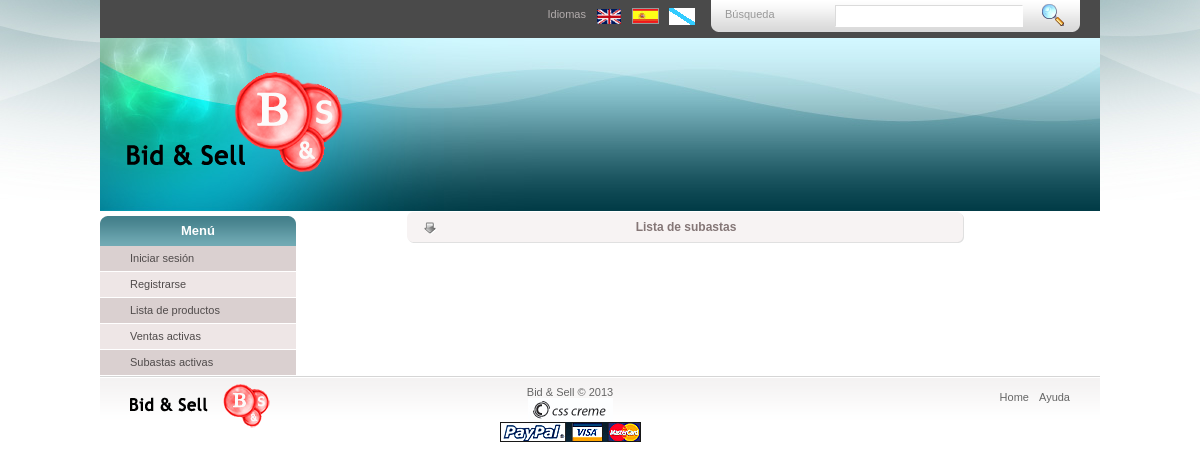
The app's page /index.php?controller=bidding&action=listing, older data.
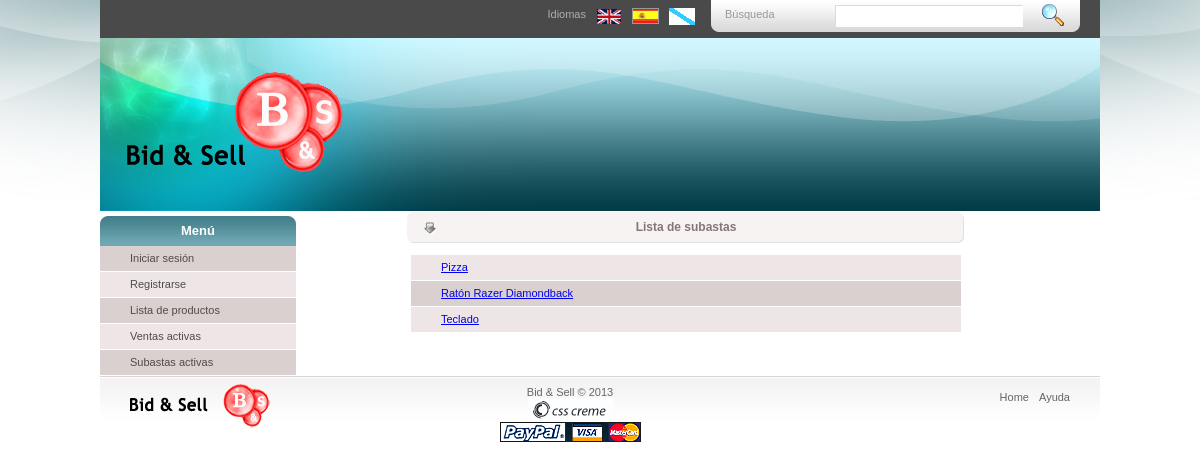
The same page, newer data.
### tables this page shows
CREATE TABLE IF NOT EXISTS `SUBASTA` (
  `idSubasta` int(10) unsigned NOT NULL AUTO_INCREMENT COMMENT 'Identificador unico de subasta. Auto incrementado.',
  `idProducto` int(10) unsigned NOT NULL COMMENT 'Identificador del producto subastado (clave foranea a PRODUCTO.idProducto).',
  `pujaMinima` decimal(9,2) unsigned NOT NULL DEFAULT '5.00' COMMENT 'Puja minima para la subasta (en euros). Dos valores decimales admitidos.',
  `fechaLimite` timestamp NULL DEFAULT NULL COMMENT 'Fecha y hora (TIMESTAMP) limite para la subasta. Puede ser nulo.',
  PRIMARY KEY (`idSubasta`),
  KEY `idProducto` (`idProducto`)
);

CREATE TABLE IF NOT EXISTS `PRODUCTO` (
  `idProducto` int(10) unsigned NOT NULL AUTO_INCREMENT COMMENT 'Identificador unico de producto. Auto incrementado.',
  `propietario` varchar(20) NOT NULL COMMENT 'Login del propietario (clave foranea a USUARIO.login).',
  `estado` enum('pendiente','subasta','venta') NOT NULL DEFAULT 'pendiente' COMMENT 'Estado del producto: en venta, en subasta o aun no establecido (pendiende).',
  `nombre` varchar(255) NOT NULL COMMENT 'Nombre del producto.',
  `descripcion` text COMMENT 'Descripcion del producto. Puede ser nulo.',
  PRIMARY KEY (`idProducto`),
  KEY `propietario` (`propietario`)
);

### views/layouts/application.php (called while the page is built, shortened)
<?php
require "header.php";
$this->yield();
require "footer.php";
?>

### controllers/BiddingsController.php (called while the page is built, shortened)
<?php
class BiddingsController extends Controller
{
    public function listing()
    {
        $biddings = \models\Bidding::findBy(null);
        $list = array();
        foreach ($biddings as $bidding) {
            $product = new \models\Product($bidding->getProductId());
            $list[ ] = [
                "bidding"    => $bidding,
                "product"    => $product
            ];
        }
        $this->view->assign("list", $list);
        $this->view->render("bidding_list");
    }
}
?>

### controllers/Router.php (called while the page is built, shortened)
<?php
class Router
{
    public function routeRequest($request)
    {
        $controller = "controllers\\HomeController";
        if ((isset($request->controller))) {
            $controller = $request->controller;
            $controller = "controllers\\" . ucfirst($controller) . "sController";
        }
        $action = isset($request->action) ? $request->action : "defaultAction";
        if (class_exists($controller) && method_exists($controller,$action)) {
            $controller = new $controller($request);
            $controller->$action();
        } else {
            header("HTTP/1.1 404 Not Found");
            include_once(__DIR__ . "/../assets/static/404.html");
            exit();
        }
    }
}
?>

### index.php (called while the page is built, shortened)
<?php
require_once(__DIR__ . "/components/ClassLoader.php");
$router = new controllers\Router();
$router->routeRequest(new components\Request());
?>

### components/ClassLoader.php (called while the page is built, shortened)
<?php
class ClassLoader
{
    private $namespace;
    private $includePath;
    private $separator    = "\\";
    private $extension    = ".php";
    public function __construct($namespace = null, $includePath = null)
    {
        $this->namespace   = $namespace;
        $this->includePath = $includePath;
    }
    public function loadClass($className)
    {
        $ns = $this->namespace . $this->separator;
        if ($this->namespace === null || $ns === substr($className, 0, strlen($ns))) {
            $fileName  = "";
            $lastNsPos = strripos($className, $this->separator);
            if ($lastNsPos !== false) {
                $namespace = substr($className, 0, $lastNsPos);
                $className = substr($className, $lastNsPos + 1);
                $fileName  = str_replace($this->separator, DIRECTORY_SEPARATOR, $namespace);
                $fileName .= DIRECTORY_SEPARATOR;
            }
            $fileName .= str_replace('_', DIRECTORY_SEPARATOR, $className);
            $fileName .= $this->extension;
            $require = "";
            if ($this->includePath !== null)
                $require .= $this->includePath . DIRECTORY_SEPARATOR;
        }
    }
}
?>

### database/SQLDAO.php (called while the page is built, shortened)
<?php
abstract class SQLDAO implements DAO
{
    protected $tableName;
    public function __construct($tableName)
    {
        $this->tableName = $tableName;
    }
    public function select($data, $where = null)
    {
        $db = DatabaseConnection::getConnection();
        $select = "SELECT ";
        $iter = new \CachingIterator(new \ArrayIterator($data));
        foreach ($iter as $column) {
            $select .= $column;
        }
        $select .= " FROM " . $this->tableName;
        if (isset($where)) {
            $select .= " WHERE ";
            $iter = new \CachingIterator(new \ArrayIterator($where));
            foreach ($iter as $key => $_) {
                $select .= $key . " = ?";
            }
        }
        $query = $db->prepare($select);
        if (isset($where)) {
            $i = 1;
            foreach ($where as $key => $_)
                $query->bindParam($i++, $where[$key]);
        }
        $result = array();
        if ($query->execute()) {
            while ($row = $query->fetch())
                $result[] = $row;
        }
        return $result;
    }
}
?>

### models/Bidding.php (called while the page is built, shortened)
<?php
class Bidding extends Model
{
    private $idBidding;
    private $idProduct;
    public function __construct($idBidding = null, $idProduct = null)
    {
        $this->idBidding = $idBidding;
        $this->idProduct = $idProduct;
    }
    public static function findBy($where)
    {
        $ids = \database\DAOFactory::getDAO("bidding")->select(["idSubasta"], $where);
        if (!$ids) return array();
        $found = array();
        foreach ($ids as $id) {
            $bidding = new Bidding($id["idSubasta"]);
            if (!$bidding->fill()) break;
            $found[ ] = $bidding;
        }
        return $found;
    }
    public function fill()
    {
        $rows = $this->dao->select(["*"], ["idSubasta" => $this->idBidding]);
        $this->idProduct = $rows[0]["idProducto"];
        return true;
    }
    public function getId()
    {
        return $this->idBidding;
    }
    public function getProductId()
    {
        return $this->idProduct;
    }
}
?>

### models/Model.php (called while the page is built, shortened)
<?php
abstract class Model
{
    public function __construct()
    {
        $entity = substr(strchr(get_called_class(), "\\"), 1);
    }
}
?>

### components/Configuration.php (called while the page is built, shortened)
<?php
class Configuration
{
    private static $config;
    public static function readConfiguration($filename)
    {
        self::$config = parse_ini_file($filename, true);
    }
    public static function getValue($section, $key)
    {
        if (array_key_exists($section, self::$config) && array_key_exists($key, self::$config[$section]))
            return self::$config[$section][$key];
        return null;
    }
}
?>

### database/DAOFactory.php (called while the page is built, shortened)
<?php
class DAOFactory
{
    public static function getDAO($entityName)
    {
        $className = \components\Configuration::getValue("daos", strtolower($entityName));
        if (isset($className)) {
            return new $className();
        }
        return null;
    }
}
?>

### models/Product.php (called while the page is built, shortened)
<?php
class Product extends Model
{
    private $idProduct;
    public function __construct($idProduct = null, $owner = null)
    {
        $this->idProduct =   $idProduct;
    }
    public function fill()
    {
        $rows = $this->dao->select(["*"], ["idProducto" => $this->idProduct]);
        $this->name        = $rows[0]["nombre"];
        return true;
    }
}
?>

### views/templates/bidding_list.php (the view, shortened to what the changed rows need)
<div class="center_content">
    <ul class="list">
<?php
    $list = array_reverse($list);
    for ($i = 0; $i < count($list); $i++) {
?>
        <li class="<?php if ($i % 2 == 0) print "even"; else print "odd"; ?>">
            <a href="/index.php?controller=bidding&action=get&id=<?php print $list[$i]["bidding"]->getId(); ?>"><?php print $list[$i]["product"]->name; ?></a>
        </li>
<?php } ?>
    </ul>
</div>

Row changes from the older to the newer data that the page shows:
added subasta: idProducto.nombre "Pizza"
added subasta: idProducto.nombre "Ratón Razer Diamondback"
added subasta: idProducto.nombre "Teclado"
